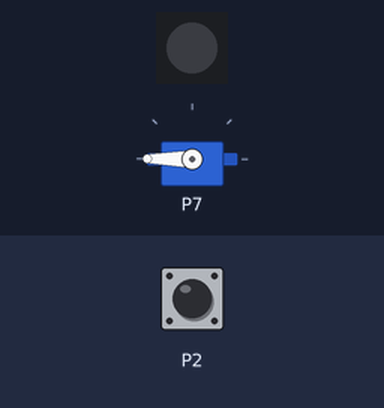
A program run on a simulated BBC micro:bit (MakeCode). Parts: servo, 1 RGB LEDs in strip order, left to right. Inputs (shaded band) come from the test bench; at power-on: P2 HIGH. Dim RGB values are drawn brighter than linear.

Above: at 2.2 s.
2.3 s: P2 pulled LOW for 0.15 s
At 3.6 s:
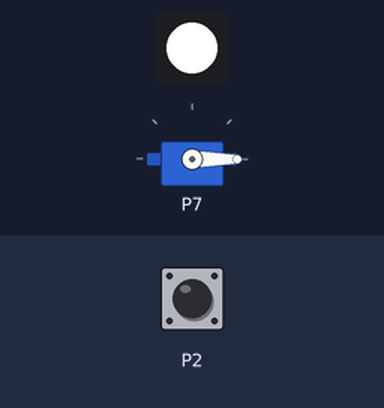
4.8 s: P2 pulled LOW for 1 s
At 4.96 s:
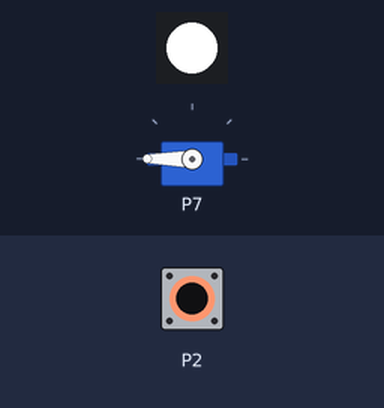
7.3 s: P2 pulled LOW for 0.15 s
At 7.45 s:
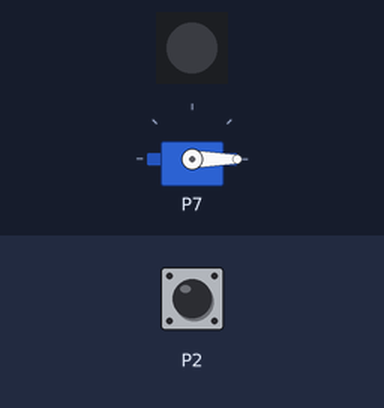
9.1 s: P2 pulled LOW for 3.2 s
At 9.56 s:
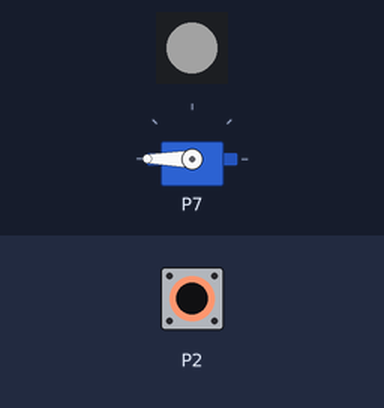
Timing chart, 0 to 14.7 s (numbered marks = the images above; inputs shaded):
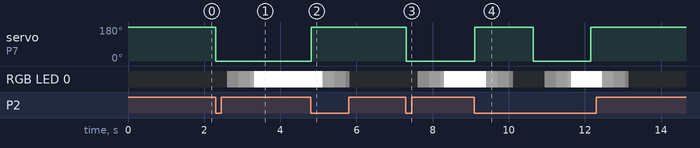

Measured:
- after the input at 2.3 s, servo on P7: 180° → 0° at once; RGB LED 0: off → RGB(13, 13, 13) after 0.30 s, → RGB(28, 28, 28) 0.30 s later, → RGB(43, 43, 43) 0.30 s later, → RGB(255, 255, 255) 0.10 s later
- after the input at 4.8 s, servo on P7: 0° → 180° at once; RGB LED 0: RGB(255, 255, 255) → RGB(35, 35, 35) after 0.31 s, → RGB(20, 20, 20) 0.30 s later, → RGB(5, 5, 5) 0.30 s later, → off 0.10 s later
- after the input at 7.3 s, servo on P7: 180° → 0° at once; RGB LED 0: off → RGB(13, 13, 13) after 0.30 s, → RGB(28, 28, 28) 0.30 s later, → RGB(43, 43, 43) 0.30 s later, → RGB(255, 255, 255) 0.10 s later
- after the input at 9.1 s, servo on P7: 0° → 180° at once, → 0° 1.5 s later, → 180° 1.5 s later; RGB LED 0: RGB(255, 255, 255) → RGB(35, 35, 35) after 0.31 s, → RGB(20, 20, 20) 0.30 s later, → RGB(5, 5, 5) 0.30 s later, → off 0.10 s later, … (12 changes in this stretch)

The program:

main.ts
```typescript
let jas = 0
led.enable(false)
pins.setPull(DigitalPin.P2, PinPullMode.PullUp)
let strip = neopixel.create(DigitalPin.P1, 1, NeoPixelMode.RGB)
pins.servoWritePin(AnalogPin.P7, 180)
let zavreno = true
strip.showColor(neopixel.colors(NeoPixelColors.Black))
basic.pause(1000)
basic.forever(function () {
    if (pins.digitalReadPin(DigitalPin.P2) == 0) {
        if (zavreno == true) {
            pins.servoWritePin(AnalogPin.P7, 0)
            zavreno = false
            jas = 0
            for (let index = 0; index < 50; index++) {
                basic.pause(20)
                strip.setBrightness(jas)
                strip.showColor(neopixel.colors(NeoPixelColors.White))
                jas += 1
            }
            jas = 255
            strip.setBrightness(jas)
            strip.showColor(neopixel.colors(NeoPixelColors.White))
            basic.pause(500)
        }
    }
    if (pins.digitalReadPin(DigitalPin.P2) == 0) {
        if (zavreno == false) {
            pins.servoWritePin(AnalogPin.P7, 180)
            jas = 50
            strip.setBrightness(jas)
            for (let index = 0; index < 50; index++) {
                basic.pause(20)
                strip.setBrightness(jas)
                strip.showColor(neopixel.colors(NeoPixelColors.White))
                jas += -1
            }
            strip.showColor(neopixel.colors(NeoPixelColors.Black))
            zavreno = true
            basic.pause(500)
        }
    }
})
```

test.ts
```typescript
// Tady jsou testy. Při použití tohoto balíčku jako rozšíření nebude zkompilováno.
```
